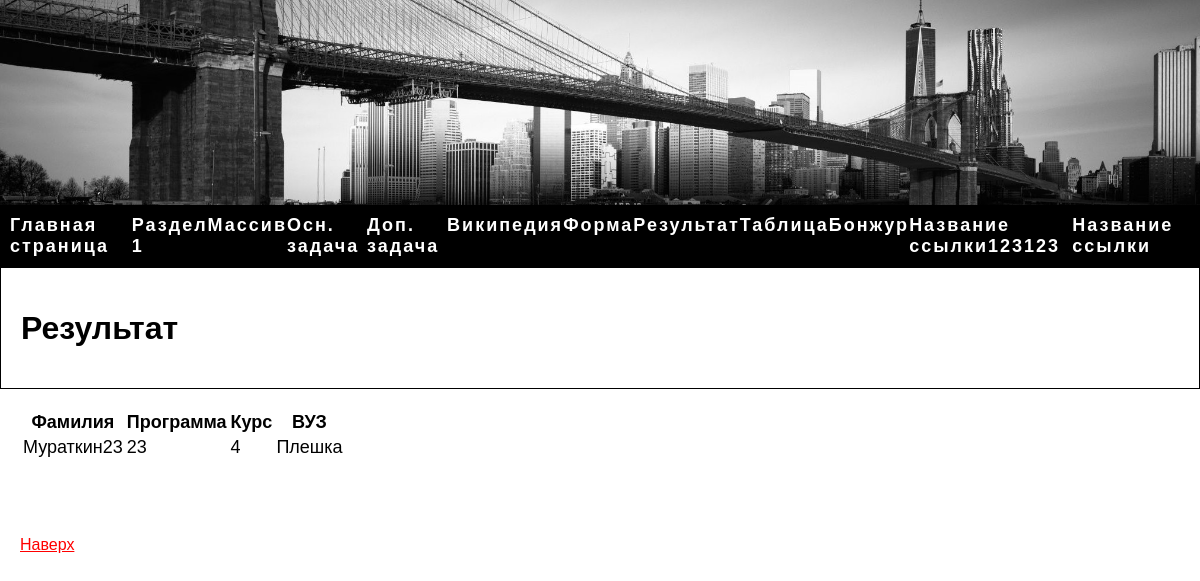
/abc_result/, run on the app's committed database.
### sait_1/models.py (models this page shows, shortened)
class Item(models.Model):
    item_title = models.CharField(verbose_name='Заголовок (title)', max_length=255, default="Заголовок")
    item_nav = models.CharField(verbose_name='Название ссылки', max_length=255, default="Название ссылки")
    item_nav_position = models.IntegerField(verbose_name='Приоритет ссылки в навигации (0 - исключить)', default=1, help_text="большее - число правее, 0 - исключить из навигации")
    item_content = models.TextField(verbose_name='Основное содержание страницы',
                                   default="Проверка сайта")
    item_current_date = models.DateTimeField(verbose_name="Дата Записи", auto_now=True)
    class Meta:
        verbose_name = 'Содержание текущей страницы'
        verbose_name_plural = 'Содержание всех страниц'
        ordering = ('-item_nav_position',) # Сортировка по убыванию позиции в навигации
    def get_absolute_url(self):
        return reverse('item_detail', kwargs={'pk': self.pk})

class AbcModel(models.Model):
    fam = models.CharField(
        verbose_name="Фамилия ученика",
        default="Мураткин",
        max_length=255,
    )
    a = models.CharField(
        verbose_name="Образовательная программа",
        max_length=255,
    )
    b = models.IntegerField(
        verbose_name="Курс",
        default=2, help_text="Курс студента на момент заполнения",
    )
    c = models.CharField(
        verbose_name="ВУЗ",
        choices=c_choices,
        max_length=255,
    )
    current_date = models.DateTimeField(
        verbose_name="Дата изменения", auto_now=True
    )
    def __str__(self):
        return f"self.id:{self.id}; self.fam:{self.fam}"
    class Meta:
        verbose_name = "A_B_C_Таблица"
        verbose_name_plural = "A_B_C_Таблицы"
        ordering = ("-pk", )

### sait_1/views.py (the view)
# urls.py: path('abc_result/', views.abc_result, name='abc_result'),
def abc_result(request):
    object_list = AbcModel.objects.all().order_by("-id")
    print("\n\nobject_list: ", object_list)
    last_object = object_list.values("fam", "a", "b", "c")[0]
    print("\n\nlast_object: ", last_object)
    task_formulation = object_list.values("fam")[0]
    task_id = object_list.values("id")[0]["id"]
    print("task_id task_formulation: ", task_id, task_formulation)
    values_list = object_list.values_list()[0]
    print("\nvalues_list: ", values_list)
    task_formulation = values_list[1]
    print("\ntask_formulation: ", task_formulation)
    last_values = [values_list[1], values_list[2], values_list[3], values_list[4]]
    print("\nlast_values:", last_values)
    context = {
        "last_object": last_object,
        "task_formulation": task_formulation,
        "last_values": last_values,
    }
    return render(request, "abc_result.html", context)

### sait_1/context_processors.py (called while the page is built)
def pages_processor(request):
    pages = Item.objects.exclude(item_nav_position=0).order_by('-item_nav_position') #Исключаем те у кого item_nav_position=0
    return {'pages': pages}

### sait_1/templates/abc_result.html (shortened to what this page needs)
{% extends 'base.html' %}
{% block content %}
    <h1>Результат</h1>
{% endblock %}
{% block main %}
    <table class="table table-bordered">
        <thead>
        <tr>
            <th scope="col">Фамилия</th>
            <th scope="col">Программа</th>
            <th scope="col">Курс</th>
            <th scope="col">ВУЗ</th>
        </tr>
        </thead>
        <tbody style="border-top: 0px;">
        <tr>
            {% for item in last_values %}
                <td>{{ item }}</td>
            {% endfor %}
            <td>{{ result }}</td>
        </tr>
        </tbody>
    </table>
{% load static %}
{% endblock %}

### sait_1/templates/base.html (shortened to what this page needs)
<!DOCTYPE html>
{% load static %}
<html lang="en">
<head>
</head>
<body>
    <div class="image-wrapper">
        <a href="https://en.wikipedia.org/wiki/Brooklyn_Bridge"><img src="{% static 'sait_1/images/head.jpg' %}" ></a>
      </div>
    <div class="header">
        <a href={% url 'home' %}>Главная страница</a>
        <a href={% url 'razdel_1' %}>Раздел 1</a>
        <a href={% url 'massiv' %}>Массив</a>
        <a href={% url 'student_grades' %}>Осн. задача</a>
        <a href={% url 'zadacha' A=1 H=2 R=3 M=4 %}>Доп. задача</a>
        <a href="https://ru.wikipedia.org/" target="_blank">Википедия</a>
        <a href={% url 'abc_model_form' %}>Форма</a>
        <a href={% url 'abc_result' %}>Результат</a>
        <a href={% url 'table' %}>Таблица</a>
        {% for page in pages %}
            <a href="{{ page.get_absolute_url }}">{{ page.item_nav }}</a>
        {% endfor %}
    </div>
    <div class="content">
        {% block content %}
        {% endblock %}
    </div>
    <div class="main">
      {% block main %}
      {% endblock %}
    </div>
    <a href="#top" class="topchik">Наверх</a>
</body>
</html>

### sait_1/templates/base.html (style rules this page uses)
.image-wrapper { width: 100%; height: auto; }
.image-wrapper img { width: 100%; display: block; }
body { font-family: sans-serif; margin: 0; padding: 0; }
.header { background-color: #000; padding: 10px; display: flex; justify-content: space-around; }
.header a { color: #fff; text-decoration: none; font-family: 'Helvetica'; font-weight: bold; letter-spacing: 2px; font-size: 18px; }
.content { padding: 20px; border: 1px solid #000; }
.main { padding: 20px; font-size: 18px; }
.topchik { color: red; padding: 20px; line-height: 8 }

### data on the page
Item: item_nav "Бонжур"
Item: item_nav "Название ссылки123123"
Item: item_nav "Название ссылки"
AbcModel: last_values "Мураткин23" "23" "Плешка"

### other printed values
{{ item }} "4"
